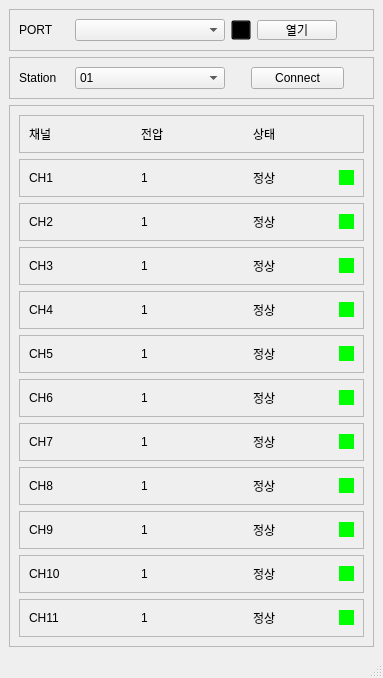
<?xml version="1.0" encoding="UTF-8"?>
<ui version="4.0">
 <class>MainWindow</class>
 <widget class="QMainWindow" name="MainWindow">
  <property name="geometry">
   <rect>
    <x>0</x>
    <y>0</y>
    <width>383</width>
    <height>639</height>
   </rect>
  </property>
  <property name="windowTitle">
   <string>충전제어기 모니터링</string>
  </property>
  <widget class="QWidget" name="centralwidget">
   <layout class="QGridLayout" name="gridLayout">
    <item row="0" column="0">
     <widget class="QFrame" name="Header">
      <property name="sizePolicy">
       <sizepolicy hsizetype="Preferred" vsizetype="Fixed">
        <horstretch>0</horstretch>
        <verstretch>0</verstretch>
       </sizepolicy>
      </property>
      <property name="frameShape">
       <enum>QFrame::StyledPanel</enum>
      </property>
      <property name="frameShadow">
       <enum>QFrame::Raised</enum>
      </property>
      <layout class="QHBoxLayout" name="horizontalLayout">
       <item>
        <widget class="QLabel" name="label">
         <property name="minimumSize">
          <size>
           <width>50</width>
           <height>0</height>
          </size>
         </property>
         <property name="maximumSize">
          <size>
           <width>50</width>
           <height>16777215</height>
          </size>
         </property>
         <property name="text">
          <string>PORT </string>
         </property>
        </widget>
       </item>
       <item>
        <widget class="QComboBox" name="COMBox">
         <property name="minimumSize">
          <size>
           <width>150</width>
           <height>0</height>
          </size>
         </property>
         <property name="maximumSize">
          <size>
           <width>150</width>
           <height>16777215</height>
          </size>
         </property>
        </widget>
       </item>
       <item>
        <widget class="QPushButton" name="refresh">
         <property name="maximumSize">
          <size>
           <width>20</width>
           <height>20</height>
          </size>
         </property>
         <property name="styleSheet">
          <string notr="true">background: transparent</string>
         </property>
         <property name="text">
          <string/>
         </property>
         <property name="icon">
          <iconset resource="../resource.qrc">
           <normaloff>:/refresh/reload.png</normaloff>:/refresh/reload.png</iconset>
         </property>
        </widget>
       </item>
       <item>
        <widget class="QPushButton" name="portbtn">
         <property name="minimumSize">
          <size>
           <width>0</width>
           <height>20</height>
          </size>
         </property>
         <property name="maximumSize">
          <size>
           <width>16777215</width>
           <height>20</height>
          </size>
         </property>
         <property name="text">
          <string>열기</string>
         </property>
        </widget>
       </item>
       <item>
        <widget class="QLabel" name="alarm">
         <property name="minimumSize">
          <size>
           <width>20</width>
           <height>20</height>
          </size>
         </property>
         <property name="maximumSize">
          <size>
           <width>20</width>
           <height>20</height>
          </size>
         </property>
         <property name="text">
          <string/>
         </property>
        </widget>
       </item>
       <item>
        <spacer name="horizontalSpacer">
         <property name="orientation">
          <enum>Qt::Horizontal</enum>
         </property>
         <property name="sizeHint" stdset="0">
          <size>
           <width>40</width>
           <height>20</height>
          </size>
         </property>
        </spacer>
       </item>
      </layout>
     </widget>
    </item>
    <item row="2" column="0">
     <widget class="QFrame" name="Body">
      <property name="frameShape">
       <enum>QFrame::StyledPanel</enum>
      </property>
      <property name="frameShadow">
       <enum>QFrame::Raised</enum>
      </property>
      <layout class="QVBoxLayout" name="verticalLayout">
       <item>
        <widget class="QFrame" name="info">
         <property name="frameShape">
          <enum>QFrame::StyledPanel</enum>
         </property>
         <property name="frameShadow">
          <enum>QFrame::Raised</enum>
         </property>
         <layout class="QHBoxLayout" name="horizontalLayout_2">
          <item>
           <widget class="QLabel" name="ch">
            <property name="text">
             <string>채널</string>
            </property>
           </widget>
          </item>
          <item>
           <widget class="QLabel" name="voltage">
            <property name="text">
             <string>전압</string>
            </property>
           </widget>
          </item>
          <item>
           <widget class="QLabel" name="status">
            <property name="minimumSize">
             <size>
              <width>80</width>
              <height>0</height>
             </size>
            </property>
            <property name="maximumSize">
             <size>
              <width>80</width>
              <height>16777215</height>
             </size>
            </property>
            <property name="text">
             <string>상태</string>
            </property>
           </widget>
          </item>
          <item>
           <widget class="QLabel" name="empty">
            <property name="minimumSize">
             <size>
              <width>15</width>
              <height>15</height>
             </size>
            </property>
            <property name="maximumSize">
             <size>
              <width>15</width>
              <height>15</height>
             </size>
            </property>
            <property name="text">
             <string/>
            </property>
           </widget>
          </item>
         </layout>
        </widget>
       </item>
       <item>
        <widget class="QFrame" name="ch1">
         <property name="frameShape">
          <enum>QFrame::StyledPanel</enum>
         </property>
         <property name="frameShadow">
          <enum>QFrame::Raised</enum>
         </property>
         <layout class="QHBoxLayout" name="horizontalLayout_3">
          <item>
           <widget class="QLabel" name="ch_1">
            <property name="text">
             <string>CH1</string>
            </property>
           </widget>
          </item>
          <item>
           <widget class="QLabel" name="voltage_1">
            <property name="text">
             <string>1</string>
            </property>
           </widget>
          </item>
          <item>
           <widget class="QLabel" name="status_1">
            <property name="minimumSize">
             <size>
              <width>80</width>
              <height>0</height>
             </size>
            </property>
            <property name="maximumSize">
             <size>
              <width>80</width>
              <height>16777215</height>
             </size>
            </property>
            <property name="text">
             <string>정상</string>
            </property>
           </widget>
          </item>
          <item>
           <widget class="QLabel" name="light_1">
            <property name="minimumSize">
             <size>
              <width>15</width>
              <height>15</height>
             </size>
            </property>
            <property name="maximumSize">
             <size>
              <width>15</width>
              <height>15</height>
             </size>
            </property>
            <property name="styleSheet">
             <string notr="true">background-color: rgb(0, 255, 0);</string>
            </property>
            <property name="text">
             <string/>
            </property>
           </widget>
          </item>
         </layout>
        </widget>
       </item>
       <item>
        <widget class="QFrame" name="ch2">
         <property name="frameShape">
          <enum>QFrame::StyledPanel</enum>
         </property>
         <property name="frameShadow">
          <enum>QFrame::Raised</enum>
         </property>
         <layout class="QHBoxLayout" name="horizontalLayout_4">
          <item>
           <widget class="QLabel" name="ch_2">
            <property name="text">
             <string>CH2</string>
            </property>
           </widget>
          </item>
          <item>
           <widget class="QLabel" name="voltage_2">
            <property name="text">
             <string>1</string>
            </property>
           </widget>
          </item>
          <item>
           <widget class="QLabel" name="status_2">
            <property name="minimumSize">
             <size>
              <width>80</width>
              <height>0</height>
             </size>
            </property>
            <property name="maximumSize">
             <size>
              <width>80</width>
              <height>16777215</height>
             </size>
            </property>
            <property name="text">
             <string>정상</string>
            </property>
           </widget>
          </item>
          <item>
           <widget class="QLabel" name="light_2">
            <property name="minimumSize">
             <size>
              <width>15</width>
              <height>15</height>
             </size>
            </property>
            <property name="maximumSize">
             <size>
              <width>15</width>
              <height>15</height>
             </size>
            </property>
            <property name="styleSheet">
             <string notr="true">background-color: rgb(0, 255, 0);</string>
            </property>
            <property name="text">
             <string/>
            </property>
           </widget>
          </item>
         </layout>
        </widget>
       </item>
       <item>
        <widget class="QFrame" name="ch3">
         <property name="frameShape">
          <enum>QFrame::StyledPanel</enum>
         </property>
         <property name="frameShadow">
          <enum>QFrame::Raised</enum>
         </property>
         <layout class="QHBoxLayout" name="horizontalLayout_5">
          <item>
           <widget class="QLabel" name="ch_3">
            <property name="text">
             <string>CH3</string>
            </property>
           </widget>
          </item>
          <item>
           <widget class="QLabel" name="voltage_3">
            <property name="text">
             <string>1</string>
            </property>
           </widget>
          </item>
          <item>
           <widget class="QLabel" name="status_3">
            <property name="minimumSize">
             <size>
              <width>80</width>
              <height>0</height>
             </size>
            </property>
            <property name="maximumSize">
             <size>
              <width>80</width>
              <height>16777215</height>
             </size>
            </property>
            <property name="text">
             <string>정상</string>
            </property>
           </widget>
          </item>
          <item>
           <widget class="QLabel" name="light_3">
            <property name="minimumSize">
             <size>
              <width>15</width>
              <height>15</height>
             </size>
            </property>
            <property name="maximumSize">
             <size>
              <width>15</width>
              <height>15</height>
             </size>
            </property>
            <property name="styleSheet">
             <string notr="true">background-color: rgb(0, 255, 0);</string>
            </property>
            <property name="text">
             <string/>
            </property>
           </widget>
          </item>
         </layout>
        </widget>
       </item>
       <item>
        <widget class="QFrame" name="ch4">
         <property name="frameShape">
          <enum>QFrame::StyledPanel</enum>
         </property>
         <property name="frameShadow">
          <enum>QFrame::Raised</enum>
         </property>
         <layout class="QHBoxLayout" name="horizontalLayout_8">
          <item>
           <widget class="QLabel" name="ch_4">
            <property name="text">
             <string>CH4</string>
            </property>
           </widget>
          </item>
          <item>
           <widget class="QLabel" name="voltage_4">
            <property name="text">
             <string>1</string>
            </property>
           </widget>
          </item>
          <item>
           <widget class="QLabel" name="status_4">
            <property name="minimumSize">
             <size>
              <width>80</width>
              <height>0</height>
             </size>
            </property>
            <property name="maximumSize">
             <size>
              <width>80</width>
              <height>16777215</height>
             </size>
            </property>
            <property name="text">
             <string>정상</string>
            </property>
           </widget>
          </item>
          <item>
           <widget class="QLabel" name="light_4">
            <property name="minimumSize">
             <size>
              <width>15</width>
              <height>15</height>
             </size>
            </property>
            <property name="maximumSize">
             <size>
              <width>15</width>
              <height>15</height>
             </size>
            </property>
            <property name="styleSheet">
             <string notr="true">background-color: rgb(0, 255, 0);</string>
            </property>
            <property name="text">
             <string/>
            </property>
           </widget>
          </item>
         </layout>
        </widget>
       </item>
       <item>
        <widget class="QFrame" name="ch5">
         <property name="frameShape">
          <enum>QFrame::StyledPanel</enum>
         </property>
         <property name="frameShadow">
          <enum>QFrame::Raised</enum>
         </property>
         <layout class="QHBoxLayout" name="horizontalLayout_6">
          <item>
           <widget class="QLabel" name="ch_5">
            <property name="text">
             <string>CH5</string>
            </property>
           </widget>
          </item>
          <item>
           <widget class="QLabel" name="voltage_5">
            <property name="text">
             <string>1</string>
            </property>
           </widget>
          </item>
          <item>
           <widget class="QLabel" name="status_5">
            <property name="minimumSize">
             <size>
              <width>80</width>
              <height>0</height>
             </size>
            </property>
            <property name="maximumSize">
             <size>
              <width>80</width>
              <height>16777215</height>
             </size>
            </property>
            <property name="text">
             <string>정상</string>
            </property>
           </widget>
          </item>
          <item>
           <widget class="QLabel" name="light_5">
            <property name="minimumSize">
             <size>
              <width>15</width>
              <height>15</height>
             </size>
            </property>
            <property name="maximumSize">
             <size>
              <width>15</width>
              <height>15</height>
             </size>
            </property>
            <property name="styleSheet">
             <string notr="true">background-color: rgb(0, 255, 0);</string>
            </property>
            <property name="text">
             <string/>
            </property>
           </widget>
          </item>
         </layout>
        </widget>
       </item>
       <item>
        <widget class="QFrame" name="ch6">
         <property name="frameShape">
          <enum>QFrame::StyledPanel</enum>
         </property>
         <property name="frameShadow">
          <enum>QFrame::Raised</enum>
         </property>
         <layout class="QHBoxLayout" name="horizontalLayout_7">
          <item>
           <widget class="QLabel" name="ch_6">
            <property name="text">
             <string>CH6</string>
            </property>
           </widget>
          </item>
          <item>
           <widget class="QLabel" name="voltage_6">
            <property name="text">
             <string>1</string>
            </property>
           </widget>
          </item>
          <item>
           <widget class="QLabel" name="status_6">
            <property name="minimumSize">
             <size>
              <width>80</width>
              <height>0</height>
             </size>
            </property>
            <property name="maximumSize">
             <size>
              <width>80</width>
              <height>16777215</height>
             </size>
            </property>
            <property name="text">
             <string>정상</string>
            </property>
           </widget>
          </item>
          <item>
           <widget class="QLabel" name="light_6">
            <property name="minimumSize">
             <size>
              <width>15</width>
              <height>15</height>
             </size>
            </property>
            <property name="maximumSize">
             <size>
              <width>15</width>
              <height>15</height>
             </size>
            </property>
            <property name="styleSheet">
             <string notr="true">background-color: rgb(0, 255, 0);</string>
            </property>
            <property name="text">
             <string/>
            </property>
           </widget>
          </item>
         </layout>
        </widget>
       </item>
       <item>
        <widget class="QFrame" name="ch7">
         <property name="frameShape">
          <enum>QFrame::StyledPanel</enum>
         </property>
         <property name="frameShadow">
          <enum>QFrame::Raised</enum>
         </property>
         <layout class="QHBoxLayout" name="horizontalLayout_9">
          <item>
           <widget class="QLabel" name="ch_7">
            <property name="text">
             <string>CH7</string>
            </property>
           </widget>
          </item>
          <item>
           <widget class="QLabel" name="voltage_7">
            <property name="text">
             <string>1</string>
            </property>
           </widget>
          </item>
          <item>
           <widget class="QLabel" name="status_7">
            <property name="minimumSize">
             <size>
              <width>80</width>
              <height>0</height>
             </size>
            </property>
            <property name="maximumSize">
             <size>
              <width>80</width>
              <height>16777215</height>
             </size>
            </property>
            <property name="text">
             <string>정상</string>
            </property>
           </widget>
          </item>
          <item>
           <widget class="QLabel" name="light_7">
            <property name="minimumSize">
             <size>
              <width>15</width>
              <height>15</height>
             </size>
            </property>
            <property name="maximumSize">
             <size>
              <width>15</width>
              <height>15</height>
             </size>
            </property>
            <property name="styleSheet">
             <string notr="true">background-color: rgb(0, 255, 0);</string>
            </property>
            <property name="text">
             <string/>
            </property>
           </widget>
          </item>
         </layout>
        </widget>
       </item>
       <item>
        <widget class="QFrame" name="ch8">
         <property name="frameShape">
          <enum>QFrame::StyledPanel</enum>
         </property>
         <property name="frameShadow">
          <enum>QFrame::Raised</enum>
         </property>
         <layout class="QHBoxLayout" name="horizontalLayout_10">
          <item>
           <widget class="QLabel" name="ch_8">
            <property name="text">
             <string>CH8</string>
            </property>
           </widget>
          </item>
          <item>
           <widget class="QLabel" name="voltage_8">
            <property name="text">
             <string>1</string>
            </property>
           </widget>
          </item>
          <item>
           <widget class="QLabel" name="status_8">
            <property name="minimumSize">
             <size>
              <width>80</width>
              <height>0</height>
             </size>
            </property>
            <property name="maximumSize">
             <size>
              <width>80</width>
              <height>16777215</height>
             </size>
            </property>
            <property name="text">
             <string>정상</string>
            </property>
           </widget>
          </item>
          <item>
           <widget class="QLabel" name="light_8">
            <property name="minimumSize">
             <size>
              <width>15</width>
              <height>15</height>
             </size>
            </property>
            <property name="maximumSize">
             <size>
              <width>15</width>
              <height>15</height>
             </size>
            </property>
            <property name="styleSheet">
             <string notr="true">background-color: rgb(0, 255, 0);</string>
            </property>
            <property name="text">
             <string/>
            </property>
           </widget>
          </item>
         </layout>
        </widget>
       </item>
       <item>
        <widget class="QFrame" name="ch9">
         <property name="frameShape">
          <enum>QFrame::StyledPanel</enum>
         </property>
         <property name="frameShadow">
          <enum>QFrame::Raised</enum>
         </property>
         <layout class="QHBoxLayout" name="horizontalLayout_13">
          <item>
           <widget class="QLabel" name="ch_9">
            <property name="text">
             <string>CH9</string>
            </property>
           </widget>
          </item>
          <item>
           <widget class="QLabel" name="voltage_9">
            <property name="text">
             <string>1</string>
            </property>
           </widget>
          </item>
          <item>
           <widget class="QLabel" name="status_9">
            <property name="minimumSize">
             <size>
              <width>80</width>
              <height>0</height>
             </size>
            </property>
            <property name="maximumSize">
             <size>
              <width>80</width>
              <height>16777215</height>
             </size>
            </property>
            <property name="text">
             <string>정상</string>
            </property>
           </widget>
          </item>
          <item>
           <widget class="QLabel" name="light_9">
            <property name="minimumSize">
             <size>
              <width>15</width>
              <height>15</height>
             </size>
            </property>
            <property name="maximumSize">
             <size>
              <width>15</width>
              <height>15</height>
             </size>
            </property>
            <property name="styleSheet">
             <string notr="true">background-color: rgb(0, 255, 0);</string>
            </property>
            <property name="text">
             <string/>
            </property>
           </widget>
          </item>
         </layout>
        </widget>
       </item>
       <item>
        <widget class="QFrame" name="ch10">
         <property name="frameShape">
          <enum>QFrame::StyledPanel</enum>
         </property>
         <property name="frameShadow">
          <enum>QFrame::Raised</enum>
         </property>
         <layout class="QHBoxLayout" name="horizontalLayout_12">
          <item>
           <widget class="QLabel" name="ch_10">
            <property name="text">
             <string>CH10</string>
            </property>
           </widget>
          </item>
          <item>
           <widget class="QLabel" name="voltage_10">
            <property name="text">
             <string>1</string>
            </property>
           </widget>
          </item>
          <item>
           <widget class="QLabel" name="status_10">
            <property name="minimumSize">
             <size>
              <width>80</width>
              <height>0</height>
             </size>
            </property>
            <property name="maximumSize">
             <size>
              <width>80</width>
              <height>16777215</height>
             </size>
            </property>
            <property name="text">
             <string>정상</string>
            </property>
           </widget>
          </item>
          <item>
           <widget class="QLabel" name="light_10">
            <property name="minimumSize">
             <size>
              <width>15</width>
              <height>15</height>
             </size>
            </property>
            <property name="maximumSize">
             <size>
              <width>15</width>
              <height>15</height>
             </size>
            </property>
            <property name="styleSheet">
             <string notr="true">background-color: rgb(0, 255, 0);</string>
            </property>
            <property name="text">
             <string/>
            </property>
           </widget>
          </item>
         </layout>
        </widget>
       </item>
       <item>
        <widget class="QFrame" name="ch11">
         <property name="frameShape">
          <enum>QFrame::StyledPanel</enum>
         </property>
         <property name="frameShadow">
          <enum>QFrame::Raised</enum>
         </property>
         <layout class="QHBoxLayout" name="horizontalLayout_11">
          <item>
           <widget class="QLabel" name="ch_11">
            <property name="text">
             <string>CH11</string>
            </property>
           </widget>
          </item>
          <item>
           <widget class="QLabel" name="voltage_11">
            <property name="text">
             <string>1</string>
            </property>
           </widget>
          </item>
          <item>
           <widget class="QLabel" name="status_11">
            <property name="minimumSize">
             <size>
              <width>80</width>
              <height>0</height>
             </size>
            </property>
            <property name="maximumSize">
             <size>
              <width>80</width>
              <height>16777215</height>
             </size>
            </property>
            <property name="text">
             <string>정상</string>
            </property>
           </widget>
          </item>
          <item>
           <widget class="QLabel" name="light_11">
            <property name="minimumSize">
             <size>
              <width>15</width>
              <height>15</height>
             </size>
            </property>
            <property name="maximumSize">
             <size>
              <width>15</width>
              <height>15</height>
             </size>
            </property>
            <property name="styleSheet">
             <string notr="true">background-color: rgb(0, 255, 0);</string>
            </property>
            <property name="text">
             <string/>
            </property>
           </widget>
          </item>
         </layout>
        </widget>
       </item>
      </layout>
     </widget>
    </item>
    <item row="1" column="0">
     <widget class="QFrame" name="frame">
      <property name="frameShape">
       <enum>QFrame::StyledPanel</enum>
      </property>
      <property name="frameShadow">
       <enum>QFrame::Raised</enum>
      </property>
      <layout class="QHBoxLayout" name="horizontalLayout_14">
       <item>
        <widget class="QLabel" name="Station">
         <property name="minimumSize">
          <size>
           <width>50</width>
           <height>0</height>
          </size>
         </property>
         <property name="maximumSize">
          <size>
           <width>50</width>
           <height>16777215</height>
          </size>
         </property>
         <property name="text">
          <string>Station</string>
         </property>
        </widget>
       </item>
       <item>
        <widget class="QComboBox" name="StationBox">
         <property name="minimumSize">
          <size>
           <width>150</width>
           <height>0</height>
          </size>
         </property>
         <property name="maximumSize">
          <size>
           <width>150</width>
           <height>16777215</height>
          </size>
         </property>
         <item>
          <property name="text">
           <string>01</string>
          </property>
         </item>
         <item>
          <property name="text">
           <string>02</string>
          </property>
         </item>
         <item>
          <property name="text">
           <string>03</string>
          </property>
         </item>
         <item>
          <property name="text">
           <string>04</string>
          </property>
         </item>
         <item>
          <property name="text">
           <string>05</string>
          </property>
         </item>
         <item>
          <property name="text">
           <string>06</string>
          </property>
         </item>
         <item>
          <property name="text">
           <string>07</string>
          </property>
         </item>
         <item>
          <property name="text">
           <string>08</string>
          </property>
         </item>
         <item>
          <property name="text">
           <string>09</string>
          </property>
         </item>
         <item>
          <property name="text">
           <string>10</string>
          </property>
         </item>
         <item>
          <property name="text">
           <string>11</string>
          </property>
         </item>
         <item>
          <property name="text">
           <string>12</string>
          </property>
         </item>
         <item>
          <property name="text">
           <string>13</string>
          </property>
         </item>
         <item>
          <property name="text">
           <string>14</string>
          </property>
         </item>
         <item>
          <property name="text">
           <string>15</string>
          </property>
         </item>
         <item>
          <property name="text">
           <string>16</string>
          </property>
         </item>
        </widget>
       </item>
       <item>
        <spacer name="horizontalSpacer_2">
         <property name="orientation">
          <enum>Qt::Horizontal</enum>
         </property>
         <property name="sizeType">
          <enum>QSizePolicy::Fixed</enum>
         </property>
         <property name="sizeHint" stdset="0">
          <size>
           <width>20</width>
           <height>20</height>
          </size>
         </property>
        </spacer>
       </item>
       <item>
        <widget class="QPushButton" name="connectbtn">
         <property name="text">
          <string>Connect</string>
         </property>
        </widget>
       </item>
       <item>
        <spacer name="horizontalSpacer_3">
         <property name="orientation">
          <enum>Qt::Horizontal</enum>
         </property>
         <property name="sizeType">
          <enum>QSizePolicy::Fixed</enum>
         </property>
         <property name="sizeHint" stdset="0">
          <size>
           <width>20</width>
           <height>20</height>
          </size>
         </property>
        </spacer>
       </item>
      </layout>
     </widget>
    </item>
   </layout>
  </widget>
  <widget class="QStatusBar" name="statusbar"/>
 </widget>
 <resources>
  <include location="../resource.qrc"/>
 </resources>
 <connections/>
</ui>
